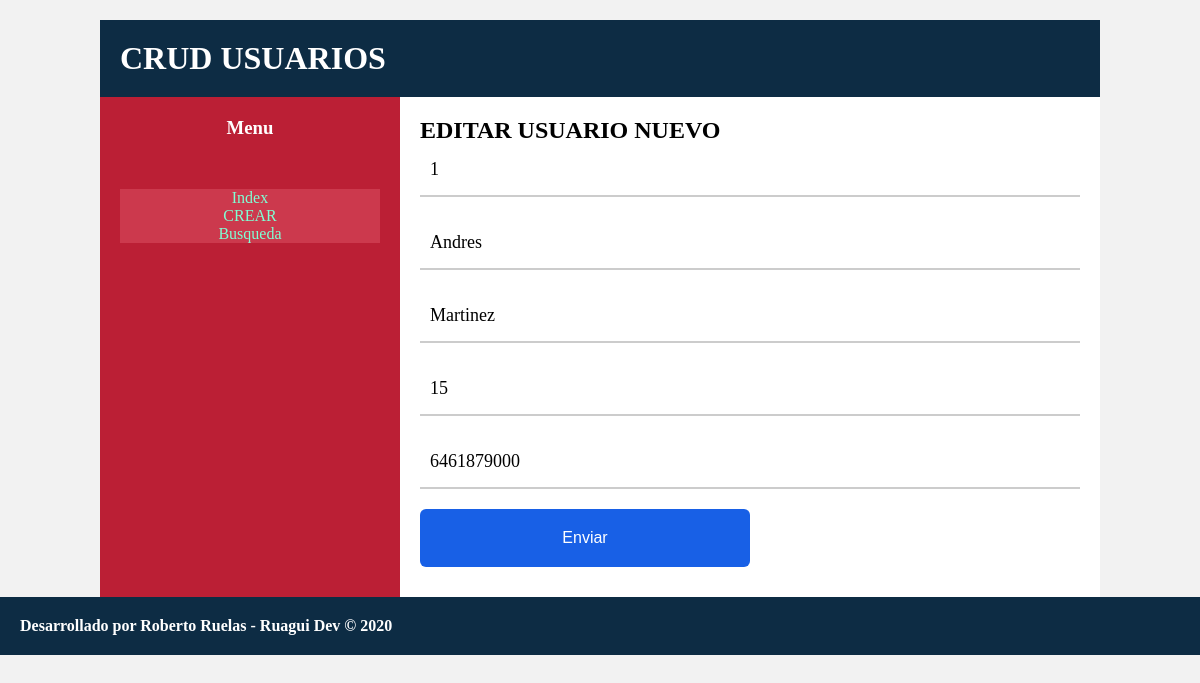
Screenshot of /editar.php?id=1 with the database file from the repository.
### tables this page shows
CREATE TABLE IF NOT EXISTS `usuarios` (
  `id` int(11) NOT NULL AUTO_INCREMENT,
  `nombre` varchar(50) NOT NULL,
  `apellido` varchar(50) NOT NULL,
  `edad` int(3) NOT NULL,
  `telefono` varchar(14) NOT NULL,
  PRIMARY KEY (`id`)
);

### config/db.php (called while the page is built)
<?php
class DB
{
    private $host;
		private $db;
		private $user;
		private $password;
        private $charset;
        public function __construct()
        {
            $this->host 	= 'localhost';
			$this->db 		= 'examen-crud';
			$this->user 	= 'root';
			$this->password = '';
			$this->charset 	= 'utf8mb4';
		}
		public function connect(){
			try {
				$connection = "mysql:host=" .$this->host . ";dbname=" . $this->db . ";charset=" .$this->charset;
				$options = [PDO::ATTR_ERRMODE => PDO::ERRMODE_EXCEPTION, PDO::ATTR_EMULATE_PREPARES => false];
				$pdo = new PDO($connection, $this->user, $this->password, $options);
				return $pdo;
			} catch (PDOException $e) {
				print_r("Error connection: " . $e->getMessage());
			}
		}
}
?>

### includes/usuarios.php (called while the page is built, shortened)
<?php
include_once 'config/db.php';
class Usuario extends DB{
    private $id;
    public function setId($id){
        $this->id = $id;
    }
    public function getUsuarioUnico(){
           return $this->connect()->query('SELECT * FROM usuarios WHERE id = '.$this->id);
    }
}
?>

### editar.php (the view, shortened to what this page needs)
<?php
    include_once 'includes/usuarios.php';
?>
<!DOCTYPE html>
<html lang="es">
<head>
    <link rel="stylesheet" href="assets/css/styles.css">
</head>
<body>
<?php
include_once 'views/header.php';
include_once 'views/aside.php';
?>
<section class="main">
<form action="#" class="formulario" method="POST">
<h1>EDITAR USUARIO NUEVO</h1>
<?php
       $id_usuario = $_GET['id'];
       $usuario = new Usuario();
       $usuario->setId($id_usuario);
       $user = $usuario->getUsuarioUnico();
       foreach($user as $usr){
           $nombreUser = $usr['nombre'];
           $apellidoUser = $usr['apellido'];
           $edadUser = $usr['edad'];
           $telefonoUser = $usr['telefono'];
       }
?>
        <input type="text" name="id" id="id" readonly value="<?= $id_usuario ?>">
        <input type="text" name="nombre" id="nombre" placeholder="Nombre" value="<?=$nombreUser?>">
        <input type="text" name="apellido" id="apellido" placeholder="Apellido" value="<?= $apellidoUser?>">
        <input type="text" name="edad" id="edad" placeholder="Edad" value="<?= $edadUser?>">
        <input type="text" name="telefono" id="telefono" placeholder="Telefono" value="<?= $telefonoUser?>">
        <input type="submit" value="Enviar" class="btn-enviar">
</form>
</div>
<?php
include_once 'views/footer.php';
?>
</body>
</html>

### assets/css/styles.css (style rules this page uses)
* { margin: 0; padding: 0; -webkit-box-sizing: border-box; -moz-box-sizing: border-box; box-sizing: border-box; }
body { background: #f2f2f2; font-size: Arial, Sans-serif; }
header, .main, aside, footer { padding: 20px; }
.main { background: #fff; width: 70%; height: 500px; float: left; }
.main .formulario .btn-enviar { width: 50%; background: #1860e6; color: #fff; border:none; cursor: pointer; font-size: 16px; text-align: center; padding: 20px; display: inline-block; text-decoration: none; border-radius: 6px; }
.main .formulario input[type='text'], .main .formulario input[type='mail'] { display: block; width: 100%; margin-bottom: 20px; padding: 15px 10px; border: none; border-bottom: 2px solid #ccc; font-family: 'Slabo 27px', serif; font-size: 18px; }

### rows the page displays
usuarios: nombre "Andres", apellido "Martinez", edad "15", telefono "6461879000"
